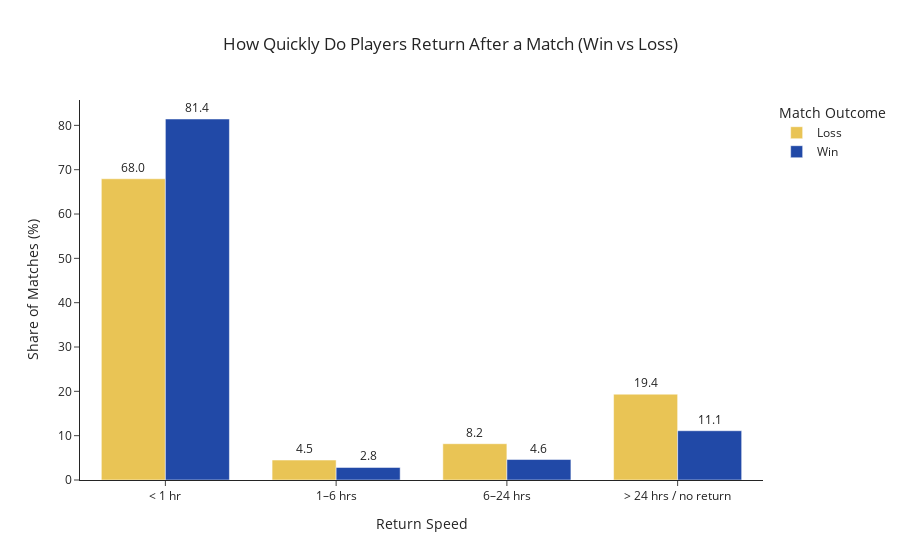

Source (notebook cell):
### Code cell
import pandas as pd
import plotly.express as px
import numpy as np

# -------------------------------------------------------------------
# Load and prepare data
# -------------------------------------------------------------------
df = pd.read_csv("clash_retention_clean.csv")

# Create return-speed buckets
bins = [0, 1, 6, 24, np.inf]
labels = ["< 1 hr", "1–6 hrs", "6–24 hrs", "> 24 hrs / no return"]
df["return_bucket"] = pd.cut(df["hours_until_next"], bins=bins, labels=labels)

# Map result → readable outcome label
df["outcome"] = df["result"].map({1: "Win", 0: "Loss"})

# Keep only rows with needed fields
plot_df = df.dropna(subset=["return_bucket", "outcome"]).copy()

# -------------------------------------------------------------------
# Compute % share of each return bucket by match outcome
# -------------------------------------------------------------------
counts = (
    plot_df.groupby(["outcome", "return_bucket"])
    .size()
    .reset_index(name="match_count")
)

# Normalize to percentages within each outcome group
counts["percent"] = (
    counts["match_count"] /
    counts.groupby("outcome")["match_count"].transform("sum") * 100
)

# Bucket order for consistent plotting
bucket_order = ["< 1 hr", "1–6 hrs", "6–24 hrs", "> 24 hrs / no return"]

# -------------------------------------------------------------------
# Build visualization
# -------------------------------------------------------------------
fig1 = px.bar(
    counts,
    x="return_bucket",
    y="percent",
    color="outcome",
    text="percent",
    barmode="group",
    category_orders={"return_bucket": bucket_order},
    labels={
        "return_bucket": "Return Speed",
        "percent": "Share of Matches (%)",
        "outcome": "Match Outcome"
    },
    title="How Quickly Do Players Return After a Match (Win vs Loss)",
    color_discrete_map={
        "Win": "#2149A7",
        "Loss": "#E9C455"
    }
)

# -------------------------------------------------------------------
# Formatting for slide-ready clarity
# -------------------------------------------------------------------
fig1.update_traces(
    texttemplate="%{text:.1f}",
    textposition="outside"
)

fig1.update_layout(
    template="simple_white",
    yaxis_tickformat=".0f",
    uniformtext_minsize=10,
    uniformtext_mode="hide",
    bargap=0.25,
    title_x=0.5
)

fig1.show()

### Figure 1 — Plotly figure (JSON) as saved in the notebook; plotly's stock layout.template omitted (floating-point values rounded to 4 significant figures)
{"data": [{"alignmentgroup": "True", "hovertemplate": "Match Outcome=Loss<br>Return Speed=%{x}<br>Share of Matches (%)=%{text}<extra></extra>", "legendgroup": "Loss", "marker": {"color": "#E9C455", "pattern": {"shape": ""}}, "name": "Loss", "offsetgroup": "Loss", "orientation": "v", "showlegend": true, "text": [67.95, 4.5, 8.186, 19.36], "textposition": "outside", "texttemplate": "%{text:.1f}", "type": "bar", "x": ["< 1 hr", "1–6 hrs", "6–24 hrs", "> 24 hrs / no return"], "xaxis": "x", "y": [67.95, 4.5, 8.186, 19.36], "yaxis": "y"}, {"alignmentgroup": "True", "hovertemplate": "Match Outcome=Win<br>Return Speed=%{x}<br>Share of Matches (%)=%{text}<extra></extra>", "legendgroup": "Win", "marker": {"color": "#2149A7", "pattern": {"shape": ""}}, "name": "Win", "offsetgroup": "Win", "orientation": "v", "showlegend": true, "text": [81.43, 2.834, 4.62, 11.11], "textposition": "outside", "texttemplate": "%{text:.1f}", "type": "bar", "x": ["< 1 hr", "1–6 hrs", "6–24 hrs", "> 24 hrs / no return"], "xaxis": "x", "y": [81.43, 2.834, 4.62, 11.11], "yaxis": "y"}], "layout": {"autosize": true, "bargap": 0.25, "barmode": "group", "legend": {"title": {"text": "Match Outcome"}, "tracegroupgap": 0}, "title": {"text": "How Quickly Do Players Return After a Match (Win vs Loss)", "x": 0.5}, "uniformtext": {"minsize": 10, "mode": "hide"}, "xaxis": {"anchor": "y", "autorange": true, "categoryarray": ["< 1 hr", "1–6 hrs", "6–24 hrs", "> 24 hrs / no return"], "categoryorder": "array", "domain": [0, 1], "range": [-0.5, 3.5], "title": {"text": "Return Speed"}, "type": "category"}, "yaxis": {"anchor": "x", "autorange": true, "domain": [0, 1], "range": [0, 85.72], "tickformat": ".0f", "title": {"text": "Share of Matches (%)"}, "type": "linear"}}}
